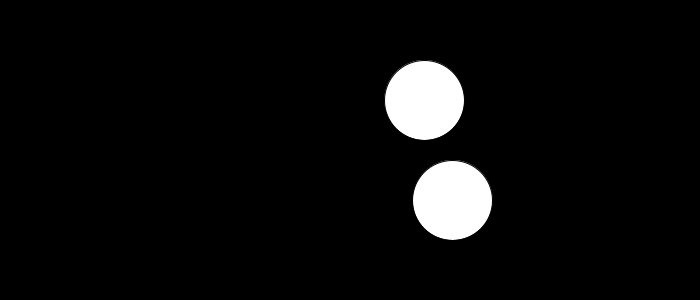
Frame 1 (no input)
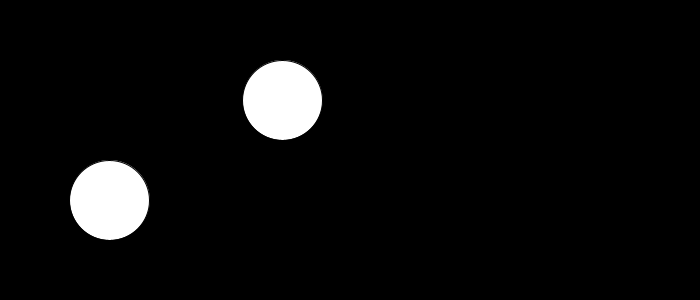
Frame 60 (the mouse pressed at the canvas centre just before this capture)
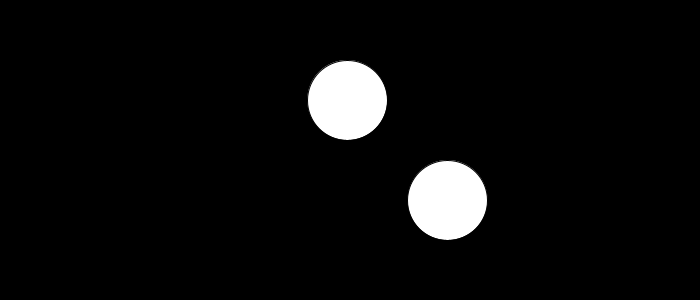
Frame 120 (the mouse held since frame 60 and released just before this capture)

The Processing sketch that drew these frames (run headless with seeded random() and noise(); from frame 60 on, the mouse is pressed at the canvas centre):

// Processing sketch: aula16_turno02_exe03
// ── aula16_turno02_exe03.pde
float tempo= 0.0;
float incremento = 0.02;
void setup(){
size(700,300);
}
void draw(){
  background(0);
float valor_noise=noise(tempo)*700;
tempo = tempo + incremento;
ellipse(valor_noise,100,80,80);
ellipse(random(0,700),200,80,80);
}
